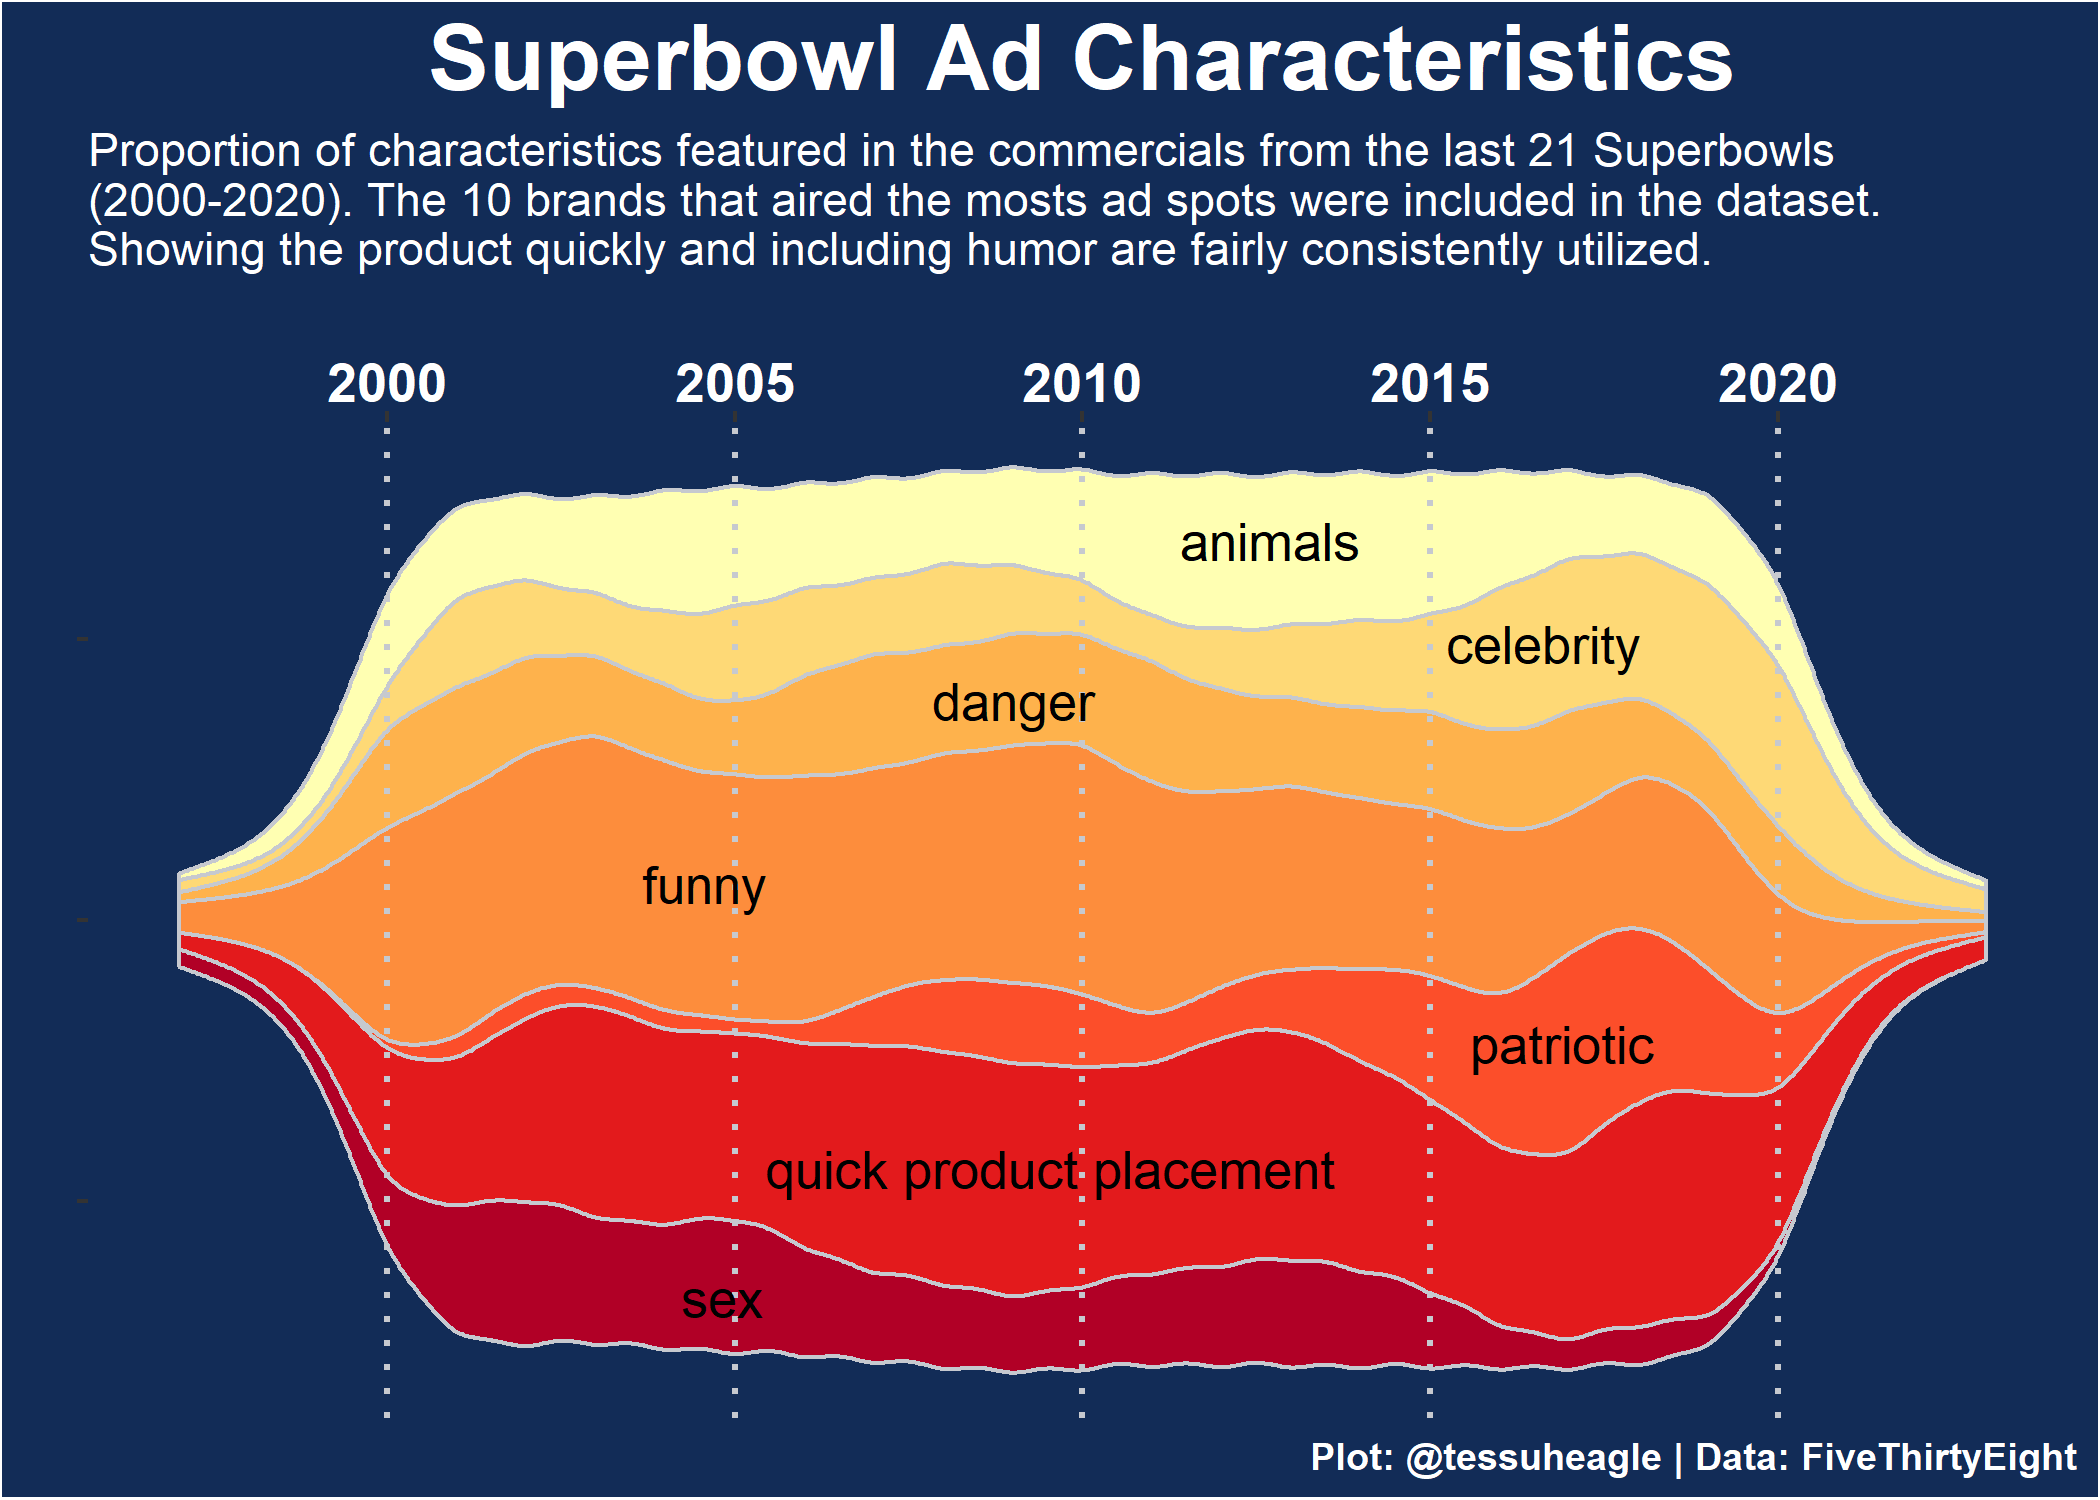

Source code (R):
library(tidyverse)
library(ggstream)
library(RColorBrewer)
library(scales)

youtube <- readr::read_csv('https://raw.githubusercontent.com/rfordatascience/tidytuesday/master/data/2021/2021-03-02/youtube.csv')

df <- youtube %>%
  select(1,5:11) %>%
  rename(sex = use_sex, "quick product placement" = show_product_quickly) %>%
  gather(key = "description", value = "presence", -year) %>%
  filter(presence == TRUE) %>%
  group_by(year, description) %>%
  summarise(count = n()) %>%
  mutate(prop = count / sum(count))

#subset for vlines
lines <- df %>%
  filter(year %in% c(2000,2005,2010,2015,2020))


p <- ggplot(df, aes(year, prop, fill = description))+
  geom_stream(color = "#c6c9cf", extra_span = .15, true_range = "none")+
  geom_vline(data = lines, aes(xintercept = year), linetype = "dotted", color = "#c6c9cf", size = .7)+
  geom_stream_label(aes(label = tolower(description)), size = 3, type = "mirror", extra_span = .15)+
  scale_fill_brewer(palette = "YlOrRd")+
  scale_x_continuous(position = "top")+
  theme(
    panel.background = element_rect(fill = "#122c57"),
    plot.background = element_rect(fill = "#122c57"),
    plot.title = element_text(color = "white", face = "bold", size = 22, hjust = .5),
    plot.subtitle = element_text(color = "white", size = 11),
    plot.caption = element_text(color = "white", face = "bold", size = 9),
    axis.text.x = element_text(color = "white", face = "bold", size = 13),
    axis.text.y = element_blank(),
    panel.grid  = element_blank(),
    legend.position = "none"
  )+
  labs(
    y = "",
    x = "",
    title = "Superbowl Ad Characteristics",
    subtitle = "Proportion of characteristics featured in the commercials from the last 21 Superbowls \n(2000-2020). The 10 brands that aired the mosts ad spots were included in the dataset.\nShowing the product quickly and including humor are fairly consistently utilized.",
    caption = "Plot: @tessuheagle | Data: FiveThirtyEight"
  )

ggsave("3_2_21.png", p, width = 7, height = 5)
